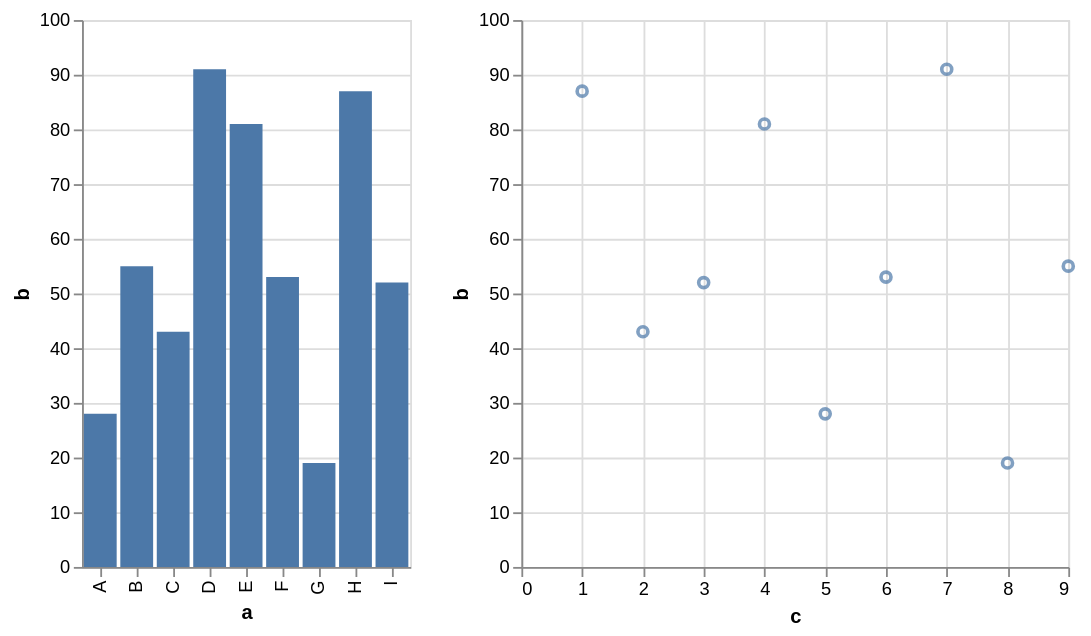

Specify this chart in Vega-Lite:
### Vega specification from a JSON file in a GitHub repository (floating-point values rounded to 4 significant figures)
{"$schema": "https://vega.github.io/schema/vega/v6.json", "background": "white", "padding": 5, "height": 300, "data": [{"name": "source_0", "values": [{"a": "A", "b": 28, "c": 5, "g": "x"}, {"a": "B", "b": 55, "c": 9, "g": "y"}, {"a": "C", "b": 43, "c": 2, "g": "x"}, {"a": "D", "b": 91, "c": 7, "g": "y"}, {"a": "E", "b": 81, "c": 4, "g": "x"}, {"a": "F", "b": 53, "c": 6, "g": "y"}, {"a": "G", "b": 19, "c": 8, "g": "x"}, {"a": "H", "b": 87, "c": 1, "g": "y"}, {"a": "I", "b": 52, "c": 3, "g": "x"}]}, {"name": "data_1", "source": "source_0", "transform": [{"type": "stack", "groupby": ["a"], "field": "b", "sort": {"field": [], "order": []}, "as": ["b_start", "b_end"], "offset": "zero"}, {"type": "filter", "expr": "isValid(datum[\"b\"]) && isFinite(+datum[\"b\"])"}]}, {"name": "data_2", "source": "source_0", "transform": [{"type": "filter", "expr": "isValid(datum[\"c\"]) && isFinite(+datum[\"c\"]) && isValid(datum[\"b\"]) && isFinite(+datum[\"b\"])"}]}], "signals": [{"name": "concat_0_x_step", "value": 20}, {"name": "concat_0_width", "update": "bandspace(domain('concat_0_x').length, 0.1, 0.05) * concat_0_x_step"}, {"name": "concat_1_width", "value": 300}], "layout": {"padding": 20, "bounds": "full", "align": "each"}, "marks": [{"type": "group", "name": "concat_0_group", "style": "cell", "encode": {"update": {"width": {"signal": "concat_0_width"}, "height": {"signal": "height"}}}, "marks": [{"name": "concat_0_marks", "type": "rect", "style": ["bar"], "from": {"data": "data_1"}, "encode": {"update": {"fill": {"value": "#4c78a8"}, "ariaRoleDescription": {"value": "bar"}, "description": {"signal": "\"a: \" + (isValid(datum[\"a\"]) ? isArray(datum[\"a\"]) ? join(datum[\"a\"], ' ') : datum[\"a\"] : \"\"+datum[\"a\"]) + \"; b: \" + (format(datum[\"b\"], \"\"))"}, "x": {"scale": "concat_0_x", "field": "a"}, "width": {"signal": "max(0.25, bandwidth('concat_0_x'))"}, "y": {"scale": "concat_0_y", "field": "b_end"}, "y2": {"scale": "concat_0_y", "field": "b_start"}}}}], "axes": [{"scale": "concat_0_y", "orient": "left", "gridScale": "concat_0_x", "grid": true, "tickCount": {"signal": "ceil(height/40)"}, "domain": false, "labels": false, "aria": false, "maxExtent": 0, "minExtent": 0, "ticks": false, "zindex": 0}, {"scale": "concat_0_x", "orient": "bottom", "grid": false, "title": "a", "labelAlign": "right", "labelAngle": 270, "labelBaseline": "middle", "zindex": 0}, {"scale": "concat_0_y", "orient": "left", "grid": false, "title": "b", "labelOverlap": true, "tickCount": {"signal": "ceil(height/40)"}, "zindex": 0}]}, {"type": "group", "name": "concat_1_group", "style": "cell", "encode": {"update": {"width": {"signal": "concat_1_width"}, "height": {"signal": "height"}}}, "marks": [{"name": "concat_1_marks", "type": "symbol", "style": ["point"], "from": {"data": "data_2"}, "encode": {"update": {"opacity": {"value": 0.7}, "fill": {"value": "transparent"}, "stroke": {"value": "#4c78a8"}, "ariaRoleDescription": {"value": "point"}, "description": {"signal": "\"c: \" + (format(datum[\"c\"], \"\")) + \"; b: \" + (format(datum[\"b\"], \"\"))"}, "x": {"scale": "concat_1_x", "field": "c"}, "y": {"scale": "concat_1_y", "field": "b"}}}}], "axes": [{"scale": "concat_1_x", "orient": "bottom", "gridScale": "concat_1_y", "grid": true, "tickCount": {"signal": "ceil(concat_1_width/40)"}, "domain": false, "labels": false, "aria": false, "maxExtent": 0, "minExtent": 0, "ticks": false, "zindex": 0}, {"scale": "concat_1_y", "orient": "left", "gridScale": "concat_1_x", "grid": true, "tickCount": {"signal": "ceil(height/40)"}, "domain": false, "labels": false, "aria": false, "maxExtent": 0, "minExtent": 0, "ticks": false, "zindex": 0}, {"scale": "concat_1_x", "orient": "bottom", "grid": false, "title": "c", "labelFlush": true, "labelOverlap": true, "tickCount": {"signal": "ceil(concat_1_width/40)"}, "zindex": 0}, {"scale": "concat_1_y", "orient": "left", "grid": false, "title": "b", "labelOverlap": true, "tickCount": {"signal": "ceil(height/40)"}, "zindex": 0}]}], "scales": [{"name": "concat_0_x", "type": "band", "domain": {"data": "data_1", "field": "a", "sort": true}, "range": {"step": {"signal": "concat_0_x_step"}}, "paddingInner": 0.1, "paddingOuter": 0.05}, {"name": "concat_0_y", "type": "linear", "domain": {"data": "data_1", "fields": ["b_start", "b_end"]}, "range": [{"signal": "height"}, 0], "nice": true, "zero": true}, {"name": "concat_1_x", "type": "linear", "domain": {"data": "data_2", "field": "c"}, "range": [0, {"signal": "concat_1_width"}], "nice": true, "zero": true}, {"name": "concat_1_y", "type": "linear", "domain": {"data": "data_2", "field": "b"}, "range": [{"signal": "height"}, 0], "nice": true, "zero": true}]}
